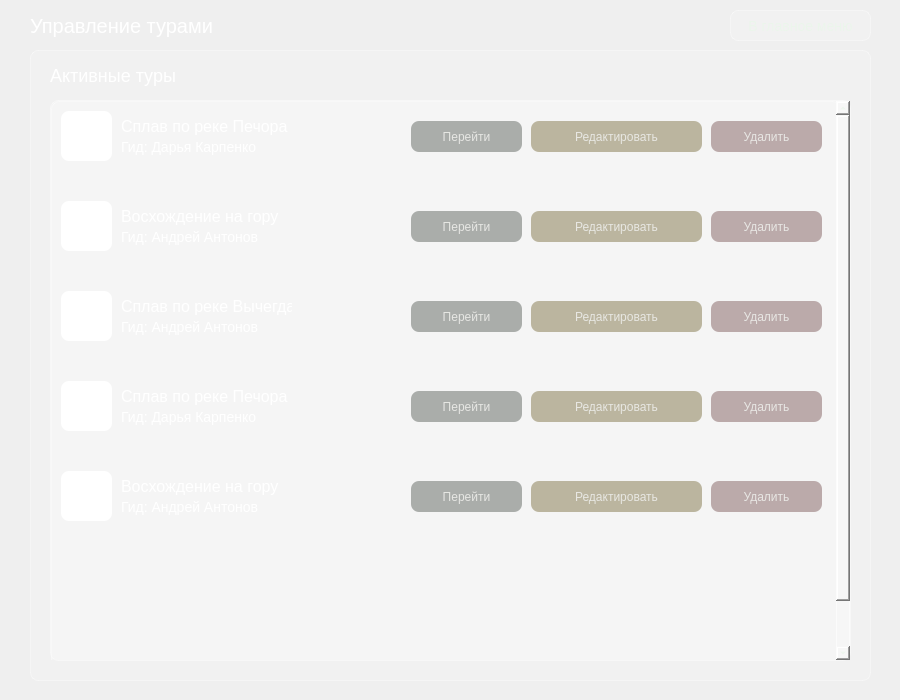
<?xml version="1.0" encoding="UTF-8"?>
<ui version="4.0">
 <class>Dialog</class>
 <widget class="QDialog" name="Dialog">
  <property name="geometry">
   <rect>
    <x>0</x>
    <y>0</y>
    <width>900</width>
    <height>700</height>
   </rect>
  </property>
  <property name="windowTitle">
   <string>Dialog</string>
  </property>
  <property name="styleSheet">
   <string notr="true">background-color: qlineargradient(spread:pad, x1:1, y1:1, x2:0, y2:0,
    stop:0 rgba(20, 65, 30, 255),
    stop:0.427447 rgba(35, 95, 55, 235),
    stop:1 rgba(110, 160, 90, 255));</string>
  </property>
  <widget class="QFrame" name="frame_2">
   <property name="geometry">
    <rect>
     <x>30</x>
     <y>50</y>
     <width>841</width>
     <height>631</height>
    </rect>
   </property>
   <property name="styleSheet">
    <string notr="true">background-color: rgba(255, 255, 255, 0.15);
color: rgb(235, 245, 235);
border: 1px solid rgba(255, 255, 255, 0.35);
border-radius: 8px</string>
   </property>
   <property name="frameShape">
    <enum>QFrame::Shape::StyledPanel</enum>
   </property>
   <property name="frameShadow">
    <enum>QFrame::Shadow::Raised</enum>
   </property>
   <widget class="QLabel" name="label_5">
    <property name="geometry">
     <rect>
      <x>20</x>
      <y>10</y>
      <width>231</width>
      <height>31</height>
     </rect>
    </property>
    <property name="styleSheet">
     <string notr="true">background-color: none;
font-size: 18px;
border: none;
color: white;</string>
    </property>
    <property name="text">
     <string>Активные туры</string>
    </property>
   </widget>
   <widget class="QScrollArea" name="scrollArea_2">
    <property name="enabled">
     <bool>true</bool>
    </property>
    <property name="geometry">
     <rect>
      <x>20</x>
      <y>50</y>
      <width>801</width>
      <height>561</height>
     </rect>
    </property>
    <property name="horizontalScrollBarPolicy">
     <enum>Qt::ScrollBarPolicy::ScrollBarAlwaysOff</enum>
    </property>
    <property name="widgetResizable">
     <bool>false</bool>
    </property>
    <widget class="QWidget" name="scrollAreaWidgetContents_3">
     <property name="enabled">
      <bool>true</bool>
     </property>
     <property name="geometry">
      <rect>
       <x>0</x>
       <y>0</y>
       <width>790</width>
       <height>610</height>
      </rect>
     </property>
     <widget class="QLabel" name="label_TourName">
      <property name="geometry">
       <rect>
        <x>70</x>
        <y>10</y>
        <width>171</width>
        <height>31</height>
       </rect>
      </property>
      <property name="styleSheet">
       <string notr="true">background-color: none;
font-size: 16px;
border: none;
color: white;</string>
      </property>
      <property name="text">
       <string>Сплав по реке Печора</string>
      </property>
     </widget>
     <widget class="QLabel" name="label_ImageTour">
      <property name="geometry">
       <rect>
        <x>10</x>
        <y>10</y>
        <width>51</width>
        <height>50</height>
       </rect>
      </property>
      <property name="styleSheet">
       <string notr="true">background-color: white;
border: none;</string>
      </property>
      <property name="text">
       <string/>
      </property>
     </widget>
     <widget class="QLabel" name="label_GuideName">
      <property name="geometry">
       <rect>
        <x>70</x>
        <y>30</y>
        <width>181</width>
        <height>31</height>
       </rect>
      </property>
      <property name="styleSheet">
       <string notr="true">background-color: none;
font-size: 14px;
border: none;
color: white;</string>
      </property>
      <property name="text">
       <string>Гид: Дарья Карпенко</string>
      </property>
     </widget>
     <widget class="QPushButton" name="pushButton_OnBooking">
      <property name="geometry">
       <rect>
        <x>360</x>
        <y>20</y>
        <width>111</width>
        <height>31</height>
       </rect>
      </property>
      <property name="styleSheet">
       <string notr="true">background-color: rgba(110, 115, 110, 140);
color: rgba(235, 235, 232, 235);
border: none;
border-radius: 8px;
padding: 8px 18px;</string>
      </property>
      <property name="text">
       <string>Перейти</string>
      </property>
     </widget>
     <widget class="QPushButton" name="pushButton_OnBooking_2">
      <property name="geometry">
       <rect>
        <x>360</x>
        <y>110</y>
        <width>111</width>
        <height>31</height>
       </rect>
      </property>
      <property name="styleSheet">
       <string notr="true">background-color: rgba(110, 115, 110, 140);
color: rgba(235, 235, 232, 235);
border: none;
border-radius: 8px;
padding: 8px 18px;</string>
      </property>
      <property name="text">
       <string>Перейти</string>
      </property>
     </widget>
     <widget class="QLabel" name="label_TourName_2">
      <property name="geometry">
       <rect>
        <x>70</x>
        <y>100</y>
        <width>171</width>
        <height>31</height>
       </rect>
      </property>
      <property name="styleSheet">
       <string notr="true">background-color: none;
font-size: 16px;
border: none;
color: white;</string>
      </property>
      <property name="text">
       <string>Восхождение на гору</string>
      </property>
     </widget>
     <widget class="QLabel" name="label_ImageTour_2">
      <property name="geometry">
       <rect>
        <x>10</x>
        <y>100</y>
        <width>51</width>
        <height>50</height>
       </rect>
      </property>
      <property name="styleSheet">
       <string notr="true">background-color: white;
border: none;</string>
      </property>
      <property name="text">
       <string/>
      </property>
     </widget>
     <widget class="QLabel" name="label_GuideName_2">
      <property name="geometry">
       <rect>
        <x>70</x>
        <y>120</y>
        <width>181</width>
        <height>31</height>
       </rect>
      </property>
      <property name="styleSheet">
       <string notr="true">background-color: none;
font-size: 14px;
border: none;
color: white;</string>
      </property>
      <property name="text">
       <string>Гид: Андрей Антонов</string>
      </property>
     </widget>
     <widget class="QPushButton" name="pushButton_OnBooking_3">
      <property name="geometry">
       <rect>
        <x>360</x>
        <y>200</y>
        <width>111</width>
        <height>31</height>
       </rect>
      </property>
      <property name="styleSheet">
       <string notr="true">background-color: rgba(110, 115, 110, 140);
color: rgba(235, 235, 232, 235);
border: none;
border-radius: 8px;
padding: 8px 18px;</string>
      </property>
      <property name="text">
       <string>Перейти</string>
      </property>
     </widget>
     <widget class="QLabel" name="label_ImageTour_3">
      <property name="geometry">
       <rect>
        <x>10</x>
        <y>190</y>
        <width>51</width>
        <height>50</height>
       </rect>
      </property>
      <property name="styleSheet">
       <string notr="true">background-color: white;
border: none;</string>
      </property>
      <property name="text">
       <string/>
      </property>
     </widget>
     <widget class="QLabel" name="label_TourName_3">
      <property name="geometry">
       <rect>
        <x>70</x>
        <y>190</y>
        <width>171</width>
        <height>31</height>
       </rect>
      </property>
      <property name="styleSheet">
       <string notr="true">background-color: none;
font-size: 16px;
border: none;
color: white;</string>
      </property>
      <property name="text">
       <string>Сплав по реке Вычегда</string>
      </property>
     </widget>
     <widget class="QLabel" name="label_GuideName_3">
      <property name="geometry">
       <rect>
        <x>70</x>
        <y>210</y>
        <width>181</width>
        <height>31</height>
       </rect>
      </property>
      <property name="styleSheet">
       <string notr="true">background-color: none;
font-size: 14px;
border: none;
color: white;</string>
      </property>
      <property name="text">
       <string>Гид: Андрей Антонов</string>
      </property>
     </widget>
     <widget class="QLabel" name="label_ImageTour_4">
      <property name="geometry">
       <rect>
        <x>10</x>
        <y>280</y>
        <width>51</width>
        <height>50</height>
       </rect>
      </property>
      <property name="styleSheet">
       <string notr="true">background-color: white;
border: none;</string>
      </property>
      <property name="text">
       <string/>
      </property>
     </widget>
     <widget class="QPushButton" name="pushButton_OnBooking_4">
      <property name="geometry">
       <rect>
        <x>360</x>
        <y>290</y>
        <width>111</width>
        <height>31</height>
       </rect>
      </property>
      <property name="styleSheet">
       <string notr="true">background-color: rgba(110, 115, 110, 140);
color: rgba(235, 235, 232, 235);
border: none;
border-radius: 8px;
padding: 8px 18px;</string>
      </property>
      <property name="text">
       <string>Перейти</string>
      </property>
     </widget>
     <widget class="QLabel" name="label_GuideName_4">
      <property name="geometry">
       <rect>
        <x>70</x>
        <y>300</y>
        <width>181</width>
        <height>31</height>
       </rect>
      </property>
      <property name="styleSheet">
       <string notr="true">background-color: none;
font-size: 14px;
border: none;
color: white;</string>
      </property>
      <property name="text">
       <string>Гид: Дарья Карпенко</string>
      </property>
     </widget>
     <widget class="QLabel" name="label_TourName_4">
      <property name="geometry">
       <rect>
        <x>70</x>
        <y>280</y>
        <width>171</width>
        <height>31</height>
       </rect>
      </property>
      <property name="styleSheet">
       <string notr="true">background-color: none;
font-size: 16px;
border: none;
color: white;</string>
      </property>
      <property name="text">
       <string>Сплав по реке Печора</string>
      </property>
     </widget>
     <widget class="QPushButton" name="pushButton_OnBooking_5">
      <property name="geometry">
       <rect>
        <x>360</x>
        <y>380</y>
        <width>111</width>
        <height>31</height>
       </rect>
      </property>
      <property name="styleSheet">
       <string notr="true">background-color: rgba(110, 115, 110, 140);
color: rgba(235, 235, 232, 235);
border: none;
border-radius: 8px;
padding: 8px 18px;</string>
      </property>
      <property name="text">
       <string>Перейти</string>
      </property>
     </widget>
     <widget class="QLabel" name="label_GuideName_5">
      <property name="geometry">
       <rect>
        <x>70</x>
        <y>390</y>
        <width>181</width>
        <height>31</height>
       </rect>
      </property>
      <property name="styleSheet">
       <string notr="true">background-color: none;
font-size: 14px;
border: none;
color: white;</string>
      </property>
      <property name="text">
       <string>Гид: Андрей Антонов</string>
      </property>
     </widget>
     <widget class="QLabel" name="label_TourName_5">
      <property name="geometry">
       <rect>
        <x>70</x>
        <y>370</y>
        <width>171</width>
        <height>31</height>
       </rect>
      </property>
      <property name="styleSheet">
       <string notr="true">background-color: none;
font-size: 16px;
border: none;
color: white;</string>
      </property>
      <property name="text">
       <string>Восхождение на гору</string>
      </property>
     </widget>
     <widget class="QLabel" name="label_ImageTour_5">
      <property name="geometry">
       <rect>
        <x>10</x>
        <y>370</y>
        <width>51</width>
        <height>50</height>
       </rect>
      </property>
      <property name="styleSheet">
       <string notr="true">background-color: white;
border: none;</string>
      </property>
      <property name="text">
       <string/>
      </property>
     </widget>
     <widget class="QPushButton" name="pushButton_OnBooking_6">
      <property name="geometry">
       <rect>
        <x>480</x>
        <y>20</y>
        <width>171</width>
        <height>31</height>
       </rect>
      </property>
      <property name="styleSheet">
       <string notr="true">background-color: rgba(140, 130, 90, 140);
color: rgba(235, 235, 232, 235);
border: none;
border-radius: 8px;
padding: 8px 18px;</string>
      </property>
      <property name="text">
       <string>Редактировать</string>
      </property>
     </widget>
     <widget class="QPushButton" name="pushButton_OnBooking_7">
      <property name="geometry">
       <rect>
        <x>660</x>
        <y>20</y>
        <width>111</width>
        <height>31</height>
       </rect>
      </property>
      <property name="styleSheet">
       <string notr="true">background-color: rgba(140, 110, 110, 140);
color: rgba(235, 235, 232, 235);
border: none;
border-radius: 8px;
padding: 8px 18px;</string>
      </property>
      <property name="text">
       <string>Удалить</string>
      </property>
     </widget>
     <widget class="QPushButton" name="pushButton_OnBooking_8">
      <property name="geometry">
       <rect>
        <x>480</x>
        <y>110</y>
        <width>171</width>
        <height>31</height>
       </rect>
      </property>
      <property name="styleSheet">
       <string notr="true">background-color: rgba(140, 130, 90, 140);
color: rgba(235, 235, 232, 235);
border: none;
border-radius: 8px;
padding: 8px 18px;</string>
      </property>
      <property name="text">
       <string>Редактировать</string>
      </property>
     </widget>
     <widget class="QPushButton" name="pushButton_OnBooking_9">
      <property name="geometry">
       <rect>
        <x>480</x>
        <y>200</y>
        <width>171</width>
        <height>31</height>
       </rect>
      </property>
      <property name="styleSheet">
       <string notr="true">background-color: rgba(140, 130, 90, 140);
color: rgba(235, 235, 232, 235);
border: none;
border-radius: 8px;
padding: 8px 18px;</string>
      </property>
      <property name="text">
       <string>Редактировать</string>
      </property>
     </widget>
     <widget class="QPushButton" name="pushButton_OnBooking_10">
      <property name="geometry">
       <rect>
        <x>480</x>
        <y>290</y>
        <width>171</width>
        <height>31</height>
       </rect>
      </property>
      <property name="styleSheet">
       <string notr="true">background-color: rgba(140, 130, 90, 140);
color: rgba(235, 235, 232, 235);
border: none;
border-radius: 8px;
padding: 8px 18px;</string>
      </property>
      <property name="text">
       <string>Редактировать</string>
      </property>
     </widget>
     <widget class="QPushButton" name="pushButton_OnBooking_11">
      <property name="geometry">
       <rect>
        <x>480</x>
        <y>380</y>
        <width>171</width>
        <height>31</height>
       </rect>
      </property>
      <property name="styleSheet">
       <string notr="true">background-color: rgba(140, 130, 90, 140);
color: rgba(235, 235, 232, 235);
border: none;
border-radius: 8px;
padding: 8px 18px;</string>
      </property>
      <property name="text">
       <string>Редактировать</string>
      </property>
     </widget>
     <widget class="QPushButton" name="pushButton_OnBooking_23">
      <property name="geometry">
       <rect>
        <x>660</x>
        <y>110</y>
        <width>111</width>
        <height>31</height>
       </rect>
      </property>
      <property name="styleSheet">
       <string notr="true">background-color: rgba(140, 110, 110, 140);
color: rgba(235, 235, 232, 235);
border: none;
border-radius: 8px;
padding: 8px 18px;</string>
      </property>
      <property name="text">
       <string>Удалить</string>
      </property>
     </widget>
     <widget class="QPushButton" name="pushButton_OnBooking_24">
      <property name="geometry">
       <rect>
        <x>660</x>
        <y>200</y>
        <width>111</width>
        <height>31</height>
       </rect>
      </property>
      <property name="styleSheet">
       <string notr="true">background-color: rgba(140, 110, 110, 140);
color: rgba(235, 235, 232, 235);
border: none;
border-radius: 8px;
padding: 8px 18px;</string>
      </property>
      <property name="text">
       <string>Удалить</string>
      </property>
     </widget>
     <widget class="QPushButton" name="pushButton_OnBooking_25">
      <property name="geometry">
       <rect>
        <x>660</x>
        <y>290</y>
        <width>111</width>
        <height>31</height>
       </rect>
      </property>
      <property name="styleSheet">
       <string notr="true">background-color: rgba(140, 110, 110, 140);
color: rgba(235, 235, 232, 235);
border: none;
border-radius: 8px;
padding: 8px 18px;</string>
      </property>
      <property name="text">
       <string>Удалить</string>
      </property>
     </widget>
     <widget class="QPushButton" name="pushButton_OnBooking_26">
      <property name="geometry">
       <rect>
        <x>660</x>
        <y>380</y>
        <width>111</width>
        <height>31</height>
       </rect>
      </property>
      <property name="styleSheet">
       <string notr="true">background-color: rgba(140, 110, 110, 140);
color: rgba(235, 235, 232, 235);
border: none;
border-radius: 8px;
padding: 8px 18px;</string>
      </property>
      <property name="text">
       <string>Удалить</string>
      </property>
     </widget>
    </widget>
   </widget>
  </widget>
  <widget class="QLabel" name="label_Admin">
   <property name="geometry">
    <rect>
     <x>30</x>
     <y>10</y>
     <width>211</width>
     <height>31</height>
    </rect>
   </property>
   <property name="styleSheet">
    <string notr="true">background-color: none;
font-size: 20px;
border: none;
color: white;</string>
   </property>
   <property name="text">
    <string>Управление турами</string>
   </property>
  </widget>
  <widget class="QPushButton" name="pushButton_Logout">
   <property name="geometry">
    <rect>
     <x>730</x>
     <y>10</y>
     <width>141</width>
     <height>31</height>
    </rect>
   </property>
   <property name="styleSheet">
    <string notr="true">background-color: rgba(255, 255, 255, 0.15);
color: rgb(235, 245, 235);
border: 1px solid rgba(255, 255, 255, 0.35);
border-radius: 8px;
font-size: 14px;</string>
   </property>
   <property name="text">
    <string>В главное меню</string>
   </property>
  </widget>
 </widget>
 <resources/>
 <connections/>
</ui>
